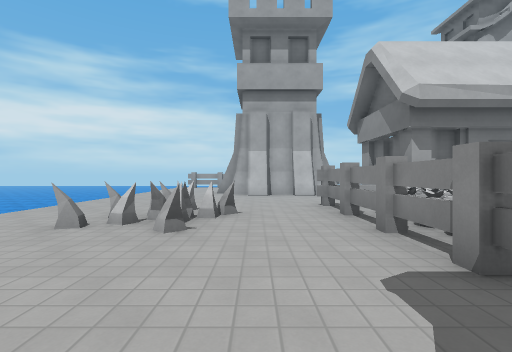
View 1 (above)

24 first-person views from a walk through a level from a Godot 3-D game. The camera is 1.3 m above the floor, looks level and sees 85° across. The floor is counted in squares, 2 m on a side. Each view is taken from the middle of a square. On the plan, view 1 faces up. The plan holds only what a view shows up to about 9 squares ahead; the rest is blank. The place goes on beyond the plan. Surface patterns are stand-ins for the level's own textures.

View 2
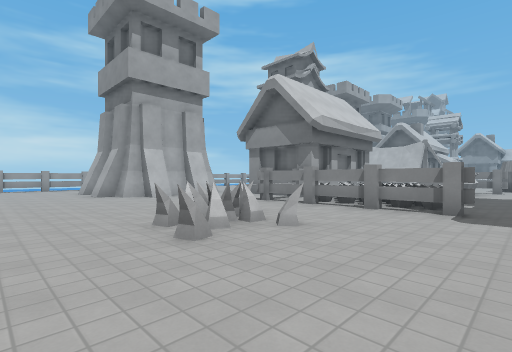

View 3
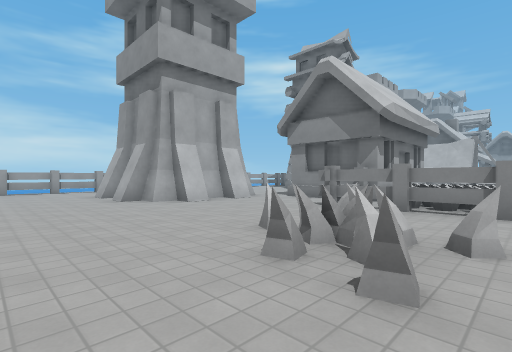

View 4
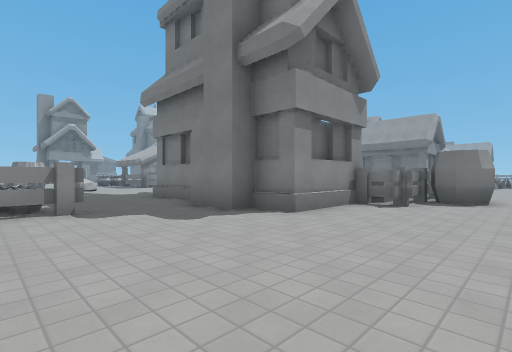

View 5
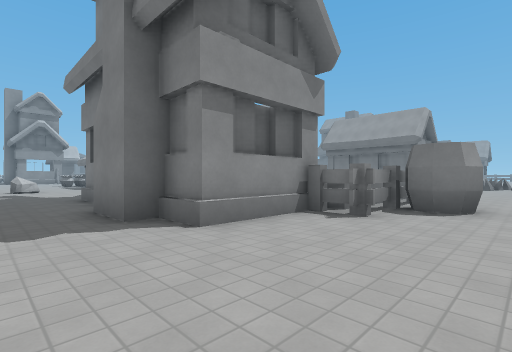

View 6
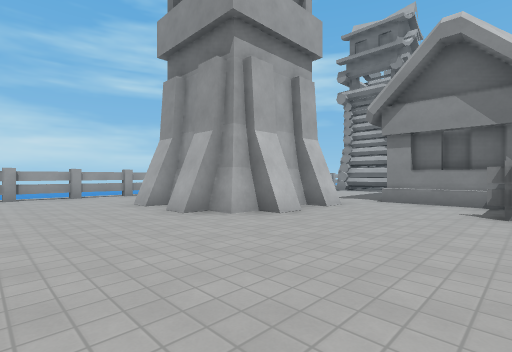

View 7
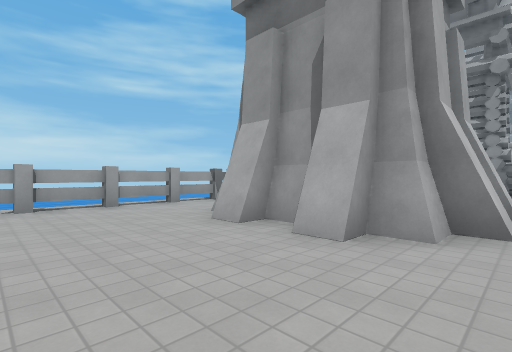

View 8
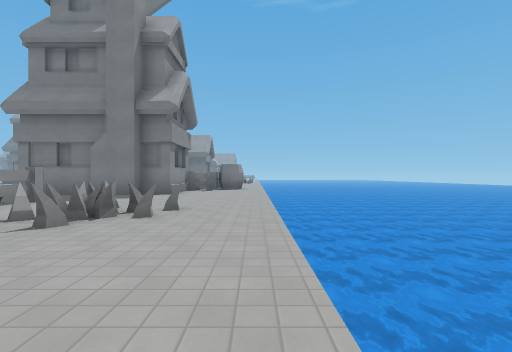

View 9
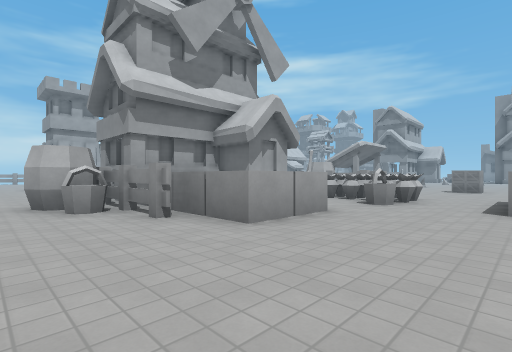

View 10
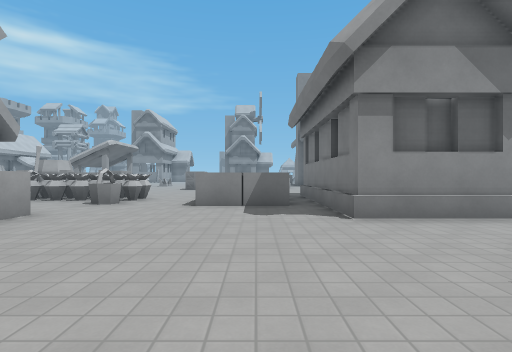

View 11
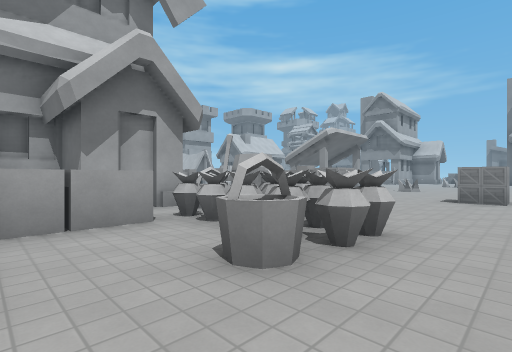

View 12
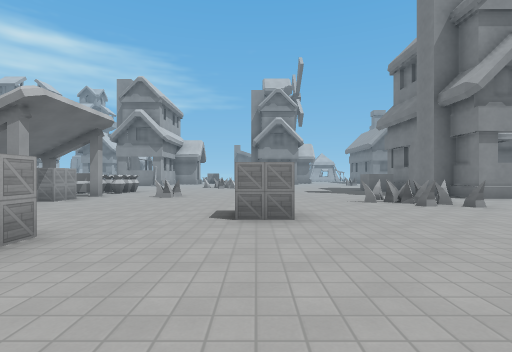

View 13
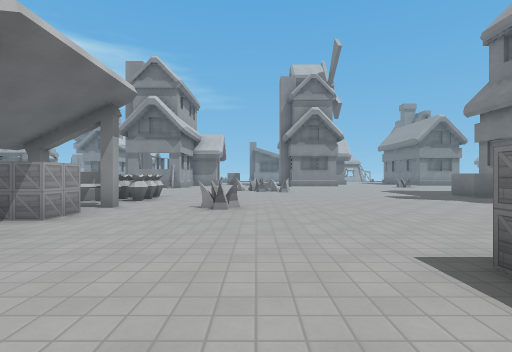

View 14
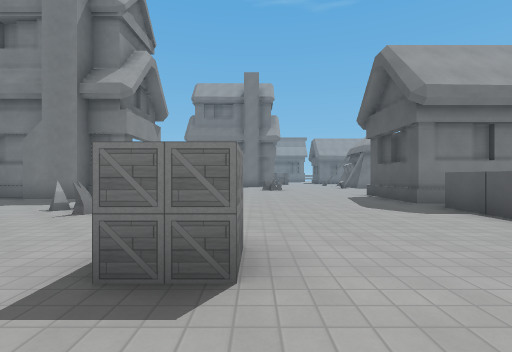

View 15
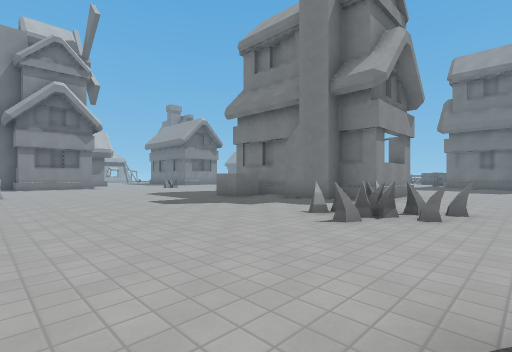

View 16
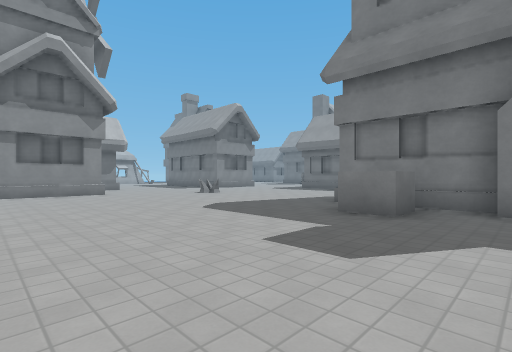

View 17
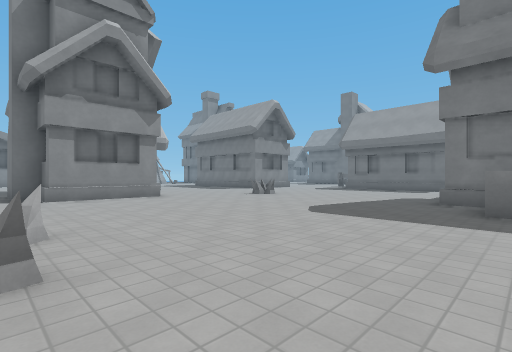

View 18
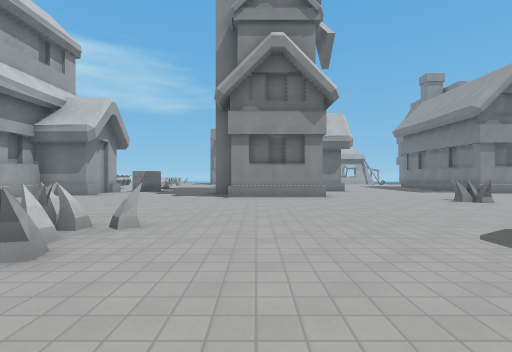

View 19
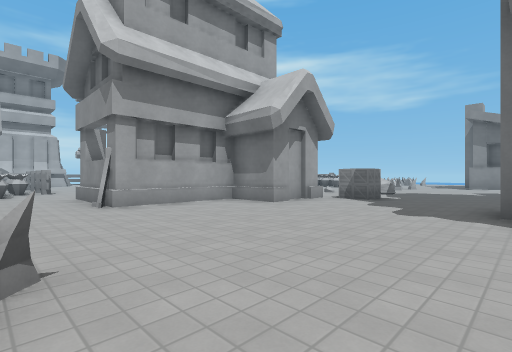

View 20
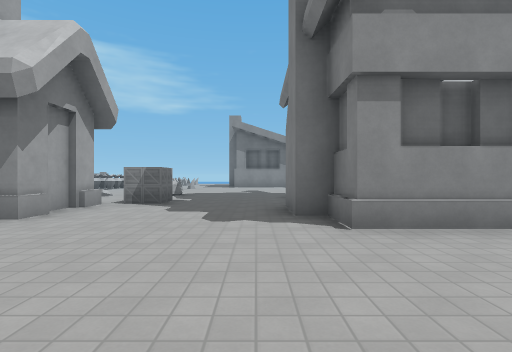

View 21
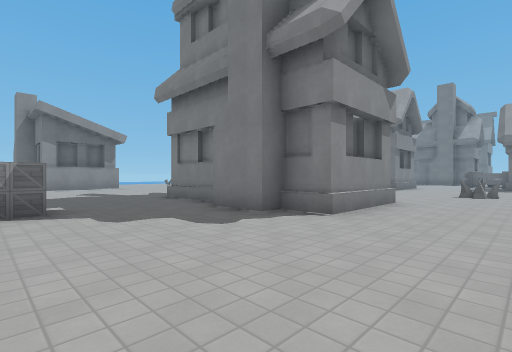

View 22
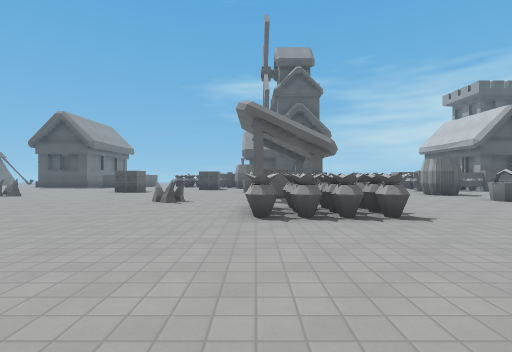

View 23
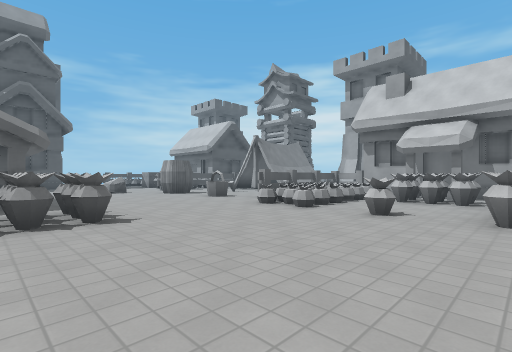

View 24
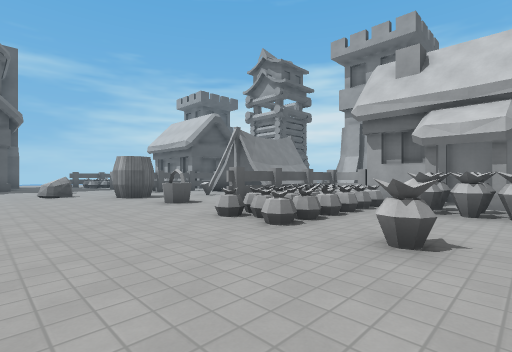

### Floor plan
Key: @ floor where view 1 was taken; # wall or solid block; x gap in a wall; . floor; = window, fence, low wall or low ledge; ≈ water the walk keeps out of; ^ raised ledge; T thing the floor can be seen under or through; C crate; B block; S shovel; U bucket; A barrel; R rock; O other object.
Columns run from 5 left of view 1 to 30 right of it. Each row starts with its distance up from view 1.
 16  ≈.....
 15  .TTTTT
 14  .....
 13  ...#
 12  ...#
 11  ...#
 10  ...####..
  9  .........
  8  .......##
  7  .......##           #
  6 ≈......###          ######
  5 ≈...=..#==  #       #  ###
  4 ≈..#=..#=^  #       #^^.x^
  3 ≈......#=xOO^    ...#==.#x
  2 ≈......#=....   A..U#=^...
  1 ≈...........   .AA.U.==.O.##.
  0 ≈....@........ R.............
 -1  ...######..................#
 -2  ...#           ............#
 -3  ..##     #       .#x##.....##
 -4  ..#####  #     #CC#^##.....S###
 -5  .##^  #####     CC#x^#........^##.
 -6  .##^    ###   ...................C
 -7  ..#^ ^^^^##CC.....#..............C.
 -8  ..#^ ...###............ =#.........
 -9  ...^^..###.............##..........
-10  .......#^....CC...............#####
-11  ..............................#
-12  ......^^^^....................#
-13  ......^^ ^......#.............#
-14   ..............=#..............
-15     .######.....#=....B.........
-16     .#    #.......####B#.....=..
-17      #    #.......#     .....x..

Positions as (right, up) in squares from view 1, and headings:
1: (0, 0), facing up
2: (-4, 1), facing up-right
3: (-4, 3), facing up-right
4: (-4, 3), facing down-right
5: (-4, 1), facing down-right
6: (-4, 6), facing up-right
7: (-4, 9), facing up-right
8: (-4, 9), facing down
9: (-4, -12), facing up-right
10: (-4, -13), facing right
11: (1, -11), facing up-right
12: (5, -10), facing right
13: (8, -8), facing right
14: (9, -8), facing down
15: (10, -9), facing down-right
16: (15, -10), facing down-right
17: (17, -9), facing down-right
18: (17, -11), facing right
19: (21, -10), facing up-right
20: (22, -9), facing right
21: (23, -6), facing down-right
22: (21, -5), facing left
23: (21, -4), facing up-left
24: (20, -2), facing up-left
